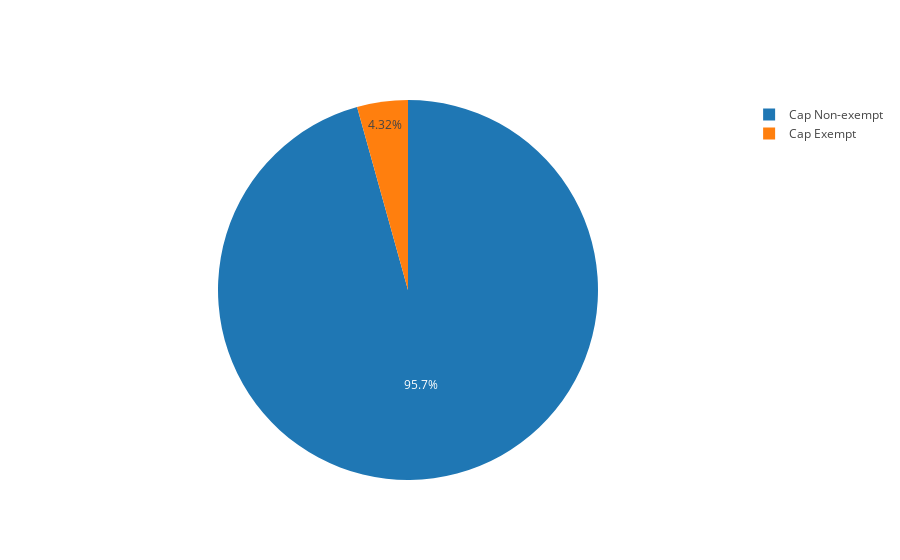

Notebook source saved alongside this figure:
### Code cell
labels = ['Cap Exempt', 'Cap Non-exempt']
values = [cap_exempt, non_cap_exempt]

trace = go.Pie(labels=labels, values=values)
iplot([trace], filename='basic_pie_chart')

### Figure 1 — Plotly figure (JSON) as saved in the notebook; plotly's stock layout.template omitted (floating-point values rounded to 4 significant figures)
{"data": [{"labels": ["Cap Exempt", "Cap Non-exempt"], "type": "pie", "values": [24589, 544591]}], "layout": {}}
